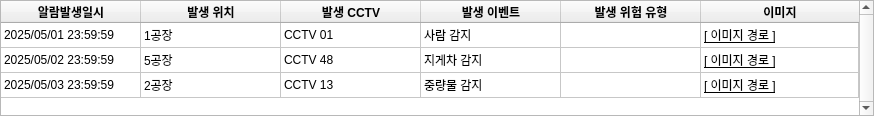
<?xml version="1.0" encoding="UTF-8"?>
<ui version="4.0">
 <class>Widget</class>
 <widget class="QWidget" name="Widget">
  <property name="geometry">
   <rect>
    <x>0</x>
    <y>0</y>
    <width>874</width>
    <height>116</height>
   </rect>
  </property>
  <property name="windowTitle">
   <string>Form</string>
  </property>
  <layout class="QFormLayout" name="formLayout">
   <property name="leftMargin">
    <number>0</number>
   </property>
   <property name="topMargin">
    <number>0</number>
   </property>
   <property name="rightMargin">
    <number>0</number>
   </property>
   <property name="bottomMargin">
    <number>0</number>
   </property>
   <item row="0" column="0" colspan="2">
    <widget class="QTableWidget" name="table_widget_ai_event_log">
     <property name="enabled">
      <bool>true</bool>
     </property>
     <property name="sizePolicy">
      <sizepolicy hsizetype="Expanding" vsizetype="Expanding">
       <horstretch>0</horstretch>
       <verstretch>1</verstretch>
      </sizepolicy>
     </property>
     <property name="font">
      <font>
       <pointsize>9</pointsize>
      </font>
     </property>
     <property name="verticalScrollBarPolicy">
      <enum>Qt::ScrollBarPolicy::ScrollBarAlwaysOn</enum>
     </property>
     <property name="horizontalScrollBarPolicy">
      <enum>Qt::ScrollBarPolicy::ScrollBarAlwaysOff</enum>
     </property>
     <property name="editTriggers">
      <set>QAbstractItemView::EditTrigger::NoEditTriggers</set>
     </property>
     <property name="selectionMode">
      <enum>QAbstractItemView::SelectionMode::SingleSelection</enum>
     </property>
     <property name="selectionBehavior">
      <enum>QAbstractItemView::SelectionBehavior::SelectItems</enum>
     </property>
     <attribute name="horizontalHeaderVisible">
      <bool>true</bool>
     </attribute>
     <attribute name="horizontalHeaderCascadingSectionResizes">
      <bool>false</bool>
     </attribute>
     <attribute name="horizontalHeaderDefaultSectionSize">
      <number>140</number>
     </attribute>
     <attribute name="horizontalHeaderHighlightSections">
      <bool>true</bool>
     </attribute>
     <attribute name="horizontalHeaderShowSortIndicator" stdset="0">
      <bool>false</bool>
     </attribute>
     <attribute name="horizontalHeaderStretchLastSection">
      <bool>true</bool>
     </attribute>
     <attribute name="verticalHeaderVisible">
      <bool>false</bool>
     </attribute>
     <attribute name="verticalHeaderDefaultSectionSize">
      <number>25</number>
     </attribute>
     <row/>
     <row/>
     <row/>
     <column>
      <property name="text">
       <string>알람발생일시</string>
      </property>
      <property name="font">
       <font>
        <bold>true</bold>
       </font>
      </property>
     </column>
     <column>
      <property name="text">
       <string>발생 위치</string>
      </property>
      <property name="font">
       <font>
        <bold>true</bold>
       </font>
      </property>
     </column>
     <column>
      <property name="text">
       <string>발생 CCTV</string>
      </property>
      <property name="font">
       <font>
        <bold>true</bold>
       </font>
      </property>
     </column>
     <column>
      <property name="text">
       <string>발생 이벤트</string>
      </property>
      <property name="font">
       <font>
        <bold>true</bold>
       </font>
      </property>
     </column>
     <column>
      <property name="text">
       <string>발생 위험 유형</string>
      </property>
      <property name="font">
       <font>
        <bold>true</bold>
       </font>
      </property>
     </column>
     <column>
      <property name="text">
       <string>이미지</string>
      </property>
      <property name="font">
       <font>
        <bold>true</bold>
       </font>
      </property>
     </column>
     <item row="0" column="0">
      <property name="text">
       <string>2025/05/01 23:59:59</string>
      </property>
     </item>
     <item row="0" column="1">
      <property name="text">
       <string>1공장</string>
      </property>
     </item>
     <item row="0" column="2">
      <property name="text">
       <string>CCTV 01</string>
      </property>
     </item>
     <item row="0" column="3">
      <property name="text">
       <string>사람 감지</string>
      </property>
     </item>
     <item row="0" column="5">
      <property name="text">
       <string>[ 이미지 경로 ]</string>
      </property>
      <property name="font">
       <font>
        <bold>false</bold>
        <underline>true</underline>
       </font>
      </property>
     </item>
     <item row="1" column="0">
      <property name="text">
       <string>2025/05/02 23:59:59</string>
      </property>
     </item>
     <item row="1" column="1">
      <property name="text">
       <string>5공장</string>
      </property>
     </item>
     <item row="1" column="2">
      <property name="text">
       <string>CCTV 48</string>
      </property>
     </item>
     <item row="1" column="3">
      <property name="text">
       <string>지게차 감지</string>
      </property>
     </item>
     <item row="1" column="5">
      <property name="text">
       <string>[ 이미지 경로 ]</string>
      </property>
      <property name="font">
       <font>
        <underline>true</underline>
       </font>
      </property>
     </item>
     <item row="2" column="0">
      <property name="text">
       <string>2025/05/03 23:59:59</string>
      </property>
     </item>
     <item row="2" column="1">
      <property name="text">
       <string>2공장</string>
      </property>
     </item>
     <item row="2" column="2">
      <property name="text">
       <string>CCTV 13</string>
      </property>
     </item>
     <item row="2" column="3">
      <property name="text">
       <string>중량물 감지</string>
      </property>
     </item>
     <item row="2" column="5">
      <property name="text">
       <string>[ 이미지 경로 ]</string>
      </property>
      <property name="font">
       <font>
        <underline>true</underline>
       </font>
      </property>
     </item>
    </widget>
   </item>
  </layout>
 </widget>
 <resources/>
 <connections/>
</ui>
